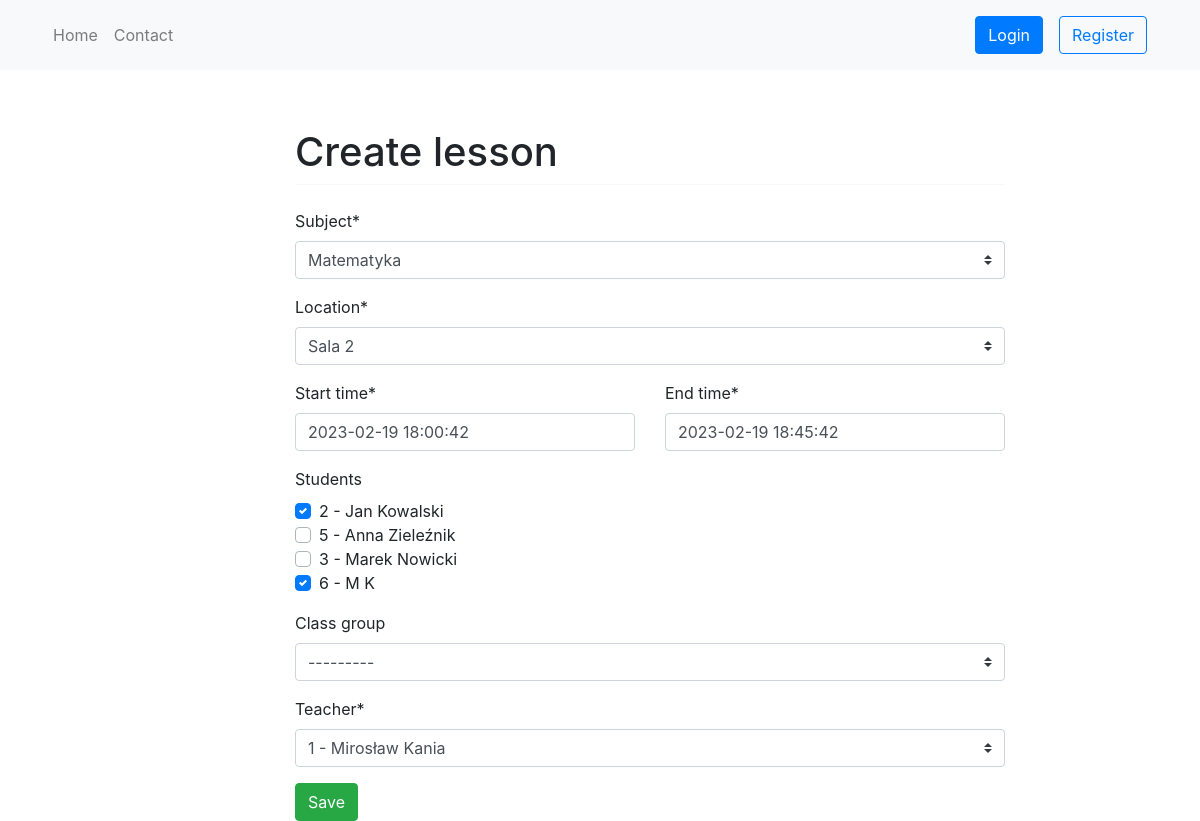
/schedule/17/update/, run on the app's committed database.
### schedule/models.py (models this page shows, shortened)
class Lesson(models.Model):
    subject = models.ForeignKey(Subject, on_delete=models.CASCADE)
    location = models.ForeignKey(Location, on_delete=models.CASCADE)
    start_time = models.DateTimeField()
    end_time = models.DateTimeField()
    students = models.ManyToManyField(Student, blank=True)
    teacher = models.ForeignKey(Teacher, on_delete=models.CASCADE, default=None)
    class_group = models.ForeignKey(ClassGroup, on_delete=models.CASCADE, blank=True, null=True, default=None)

### users/models.py (models this page shows, shortened)
class Student(models.Model):
    user = models.OneToOneField(User, on_delete=models.CASCADE)
    enrollment_date = models.DateField()
    def __str__(self):
        return f'{self.user}'

class User(AbstractUser):
    username = None
    email = models.EmailField(_('email address'), unique=True)
    phone = models.CharField(blank=True, null=True, max_length=16, help_text='Contact phone number')
    address = models.TextField('address', max_length=255, blank=True, null=True)
    date_of_birth = models.DateField(null=True, blank=True)
    USERNAME_FIELD = 'email'
    REQUIRED_FIELDS = []
    objects = CustomUserManager()
    def __str__(self):
        return f'{self.id} - {self.first_name} {self.last_name}'

### schedule/views.py (the view, shortened to what this page needs)
# urls.py: path('<int:id>/update/', LessonUpdateView.as_view(), name='lesson-update'),
class LessonUpdateView(UpdateView):
    template_name = 'lesson/lesson_create.html'
    form_class = LessonModelForm
    def get_object(self):
        id_ = self.kwargs.get("id")
        return get_object_or_404(Lesson, id=id_)

### logbook/templatetags/auth_extras.py (called while the page is built)
@register.filter(name='has_group')
def has_group(user, group_name):
    group = Group.objects.get(name=group_name)
    return True if group in user.groups.all() else False

### schedule/models.py (called while the page is built)
    def __str__(self):
        return self.title

    def __str__(self):
        return self.name

    def __str__(self):
        return f'{self.name} - {self.year}'

### users/models.py (called while the page is built)
    def __str__(self):
        return f'{self.user}'

### schedule/templates/lesson/lesson_create.html
{% extends 'base.html' %}
{% block content %}
{% load crispy_forms_tags %}
<h1 class="mt-2">Create lesson</h1>
<hr class="mt-0 mb-4">
<form action='' method='POST'>{% csrf_token %}
    {{ form.subject|as_crispy_field }}
    {{ form.location|as_crispy_field }}
    <div class="row">
        <div class="col-6">
            {{ form.start_time|as_crispy_field }}
        </div>
        <div class="col-6">
            {{ form.end_time|as_crispy_field }}
        </div>
    </div>
    {{ form.students|as_crispy_field }}
    {{ form.class_group|as_crispy_field }}
    {{ form.teacher|as_crispy_field }}
    <button type="submit" class="btn btn-success">Save</button>
</form>
{% endblock %}

### data on the page
Lesson: subject "Matematyka", location "Sala 2", start_time "2023-02-19 18:00:42", end_time "2023-02-19 18:45:42", students|as_crispy_field "Students 2 - Jan Kowalski 5 - Anna Zieleźnik 3 - Marek Nowicki 6 - M K", class_group "---------", teacher "1 - Mirosław Kania"
